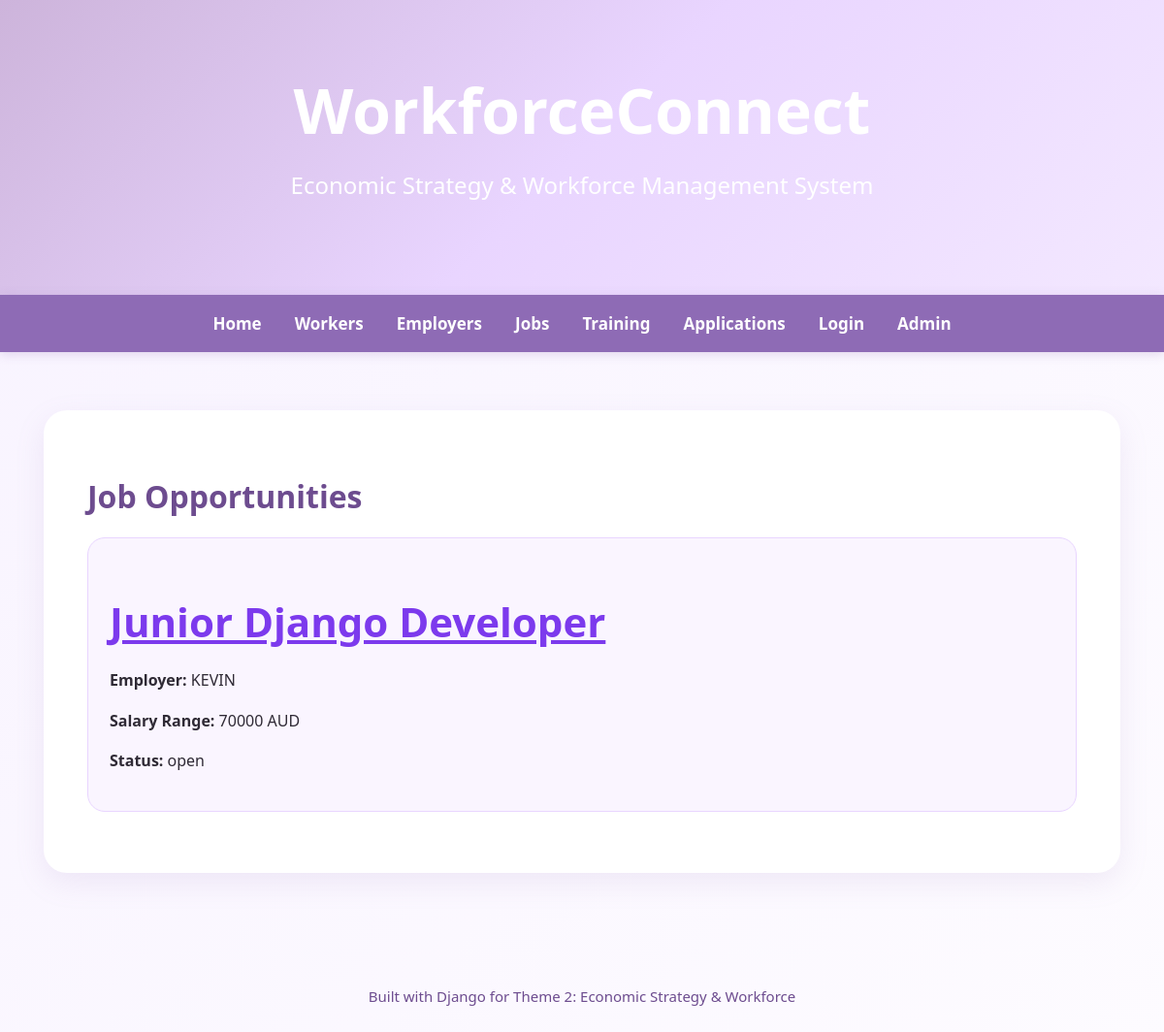
Screenshot of /jobs/ with the database file from the repository.
### workforce/models.py (models this page shows, shortened)
class JobOpportunity(models.Model):
    STATUS_CHOICES = [
        ('open', 'Open'),
        ('closed', 'Closed'),
    ]
    employer = models.ForeignKey(Employer, on_delete=models.CASCADE, related_name='jobs')
    title = models.CharField(max_length=150)
    description = models.TextField()
    required_skills = models.ManyToManyField(Skill, related_name='job_opportunities')
    salary_range = models.CharField(max_length=50)
    status = models.CharField(max_length=20, choices=STATUS_CHOICES, default='open')

class Employer(models.Model):
    user = models.OneToOneField(
        User,
        on_delete=models.CASCADE,
        related_name='employer_profile',
        null=True,
        blank=True
    )
    organisation_name = models.CharField(max_length=150)
    industry = models.CharField(max_length=100)
    location = models.CharField(max_length=100)
    contact_email = models.EmailField()

### workforce/views.py (the view)
class JobListView(ListView):
    model = JobOpportunity
    template_name = 'workforce/job_list.html'
    context_object_name = 'jobs'

### workforce/templates/workforce/job_list.html
{% extends 'workforce/base.html' %}
{% block content %}
<h1>Job Opportunities</h1>
<ul class="card-list">
    {% for job in jobs %}
        <li>
            <h2>
                <a href="{% url 'job_detail' job.pk %}">
                    {{ job.title }}
                </a>
            </h2>
            <p><strong>Employer:</strong> {{ job.employer.organisation_name }}</p>
            <p><strong>Salary Range:</strong> {{ job.salary_range }}</p>
            <p><strong>Status:</strong> {{ job.status }}</p>
        </li>
    {% empty %}
        <li>No job opportunities found.</li>
    {% endfor %}
</ul>
{% endblock %}

### workforce/static/workforce/style.css (style rules this page uses)
body { font-family: 'Segoe UI', Arial, sans-serif; background: linear-gradient(135deg, #f8f3ff, #fdfbff); color: #2f2a35; margin: 0; padding: 0; }
h1, h2, h3 { color: #6d4c8f; }
h2 { font-size: 42px; margin-bottom: 20px; }
p { line-height: 1.6; }
a { color: #7c3aed; }
.card-list { list-style: none; padding: 0; }
.card-list li { background: #faf5ff; border: 1px solid #e9d5ff; margin-bottom: 18px; padding: 22px; border-radius: 18px; transition: 0.3s; }

### rows the page displays
JobOpportunity: title "Junior Django Developer", employer.organisation_name "KEVIN", salary_range "70000 AUD", status "open"
